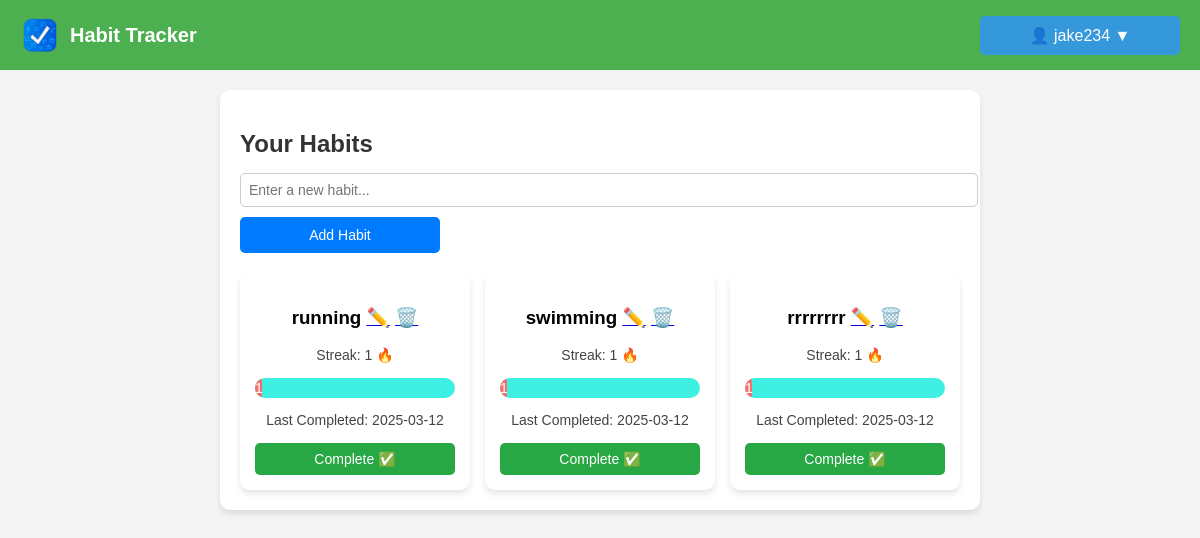
Screenshot of /manage-habits (signed in) with the database file from the repository.
### models.py (models this page shows, shortened)
class Activity(db.Model):
    id = db.Column(db.Integer, primary_key=True)
    name = db.Column(db.String(120), nullable=False)
    user_id = db.Column(db.Integer, db.ForeignKey('user.id'), nullable=False)
    streak = db.Column(db.Integer, default=0)
    last_completed = db.Column(db.DateTime, default=None)
    date_added = db.Column(db.Date, default=datetime.utcnow)

### routes.py (the view)
@main_bp.route('/manage-habits')
def manage_habits():
    if 'user_id' not in session:
        flash("Please log in to view your habits.", "danger")
        return redirect(url_for('main.login'))
    user_id = session['user_id']
    habits = Activity.query.filter_by(user_id=user_id).all()
    return render_template('manage_habits.html', activities=habits)

### templates/manage_habits.html (shortened to what this page needs)
<!DOCTYPE html>
<html lang="en">
<head>
    <link rel="stylesheet" href="{{ url_for('static', filename='styles.css') }}">
</head>
<body>
    <nav class="navbar">
        <div class="logo">
            <img src="{{ url_for('static', filename='logo.png') }}" alt="Habit Tracker Logo">
            <span class="app-name">Habit Tracker</span>
        </div>
        <div class="nav-buttons">
            {% if session['user_id'] %}
                <div class="dropdown">
                    <button class="dropbtn">👤 {{ session['username'] }} ▼</button>
                </div>
            {% else %}
                <a href="{{ url_for('main.register') }}" class="btn">Register</a>
                <a href="{{ url_for('main.login') }}" class="btn btn-outline">Login</a>
            {% endif %}
        </div>
    </nav>
    <div class="container">
        <h2>Your Habits</h2>
        <form method="POST" action="{{ url_for('main.add_habit') }}" class="habit-form">
            <input type="text" name="habit_name" placeholder="Enter a new habit..." required>
            <button type="submit">Add Habit</button>
        </form>
        <div class="habit-list">
            {% if activities %}
                {% for habit in activities %}
                    <div class="habit-card">
                        <h3>{{ habit.name }}
                            <a href="{{ url_for('main.edit_habit', habit_id=habit.id) if habit.id else '#' }}" title="Edit Habit">✏️</a>
                            <a href="{{ url_for('main.confirm_delete', habit_id=habit.id) }}" title="Delete Habit">🗑️</a>
                        </h3>
                        <p>Streak: {{ habit.streak }} 🔥</p>
                        <div class="progress-container">
                            <div class="progress-bar
                                {% if habit.streak <= 5 %} low
                                {% elif habit.streak <= 10 %} medium
                                {% else %} high
                                {% endif %}"
                                style="width: {{ (habit.streak / 30) * 100 }}%;">
                                {{ habit.streak }} days
                            </div>
                        </div>
                        <p>Last Completed: {{ habit.last_completed.strftime('%Y-%m-%d') if habit.last_completed else "Not yet" }}</p>
                        <form action="{{ url_for('main.complete_habit', habit_id=habit.id) }}" method="POST">
                            <button type="submit" class="complete-btn">Complete ✅</button>
                        </form>
                    </div>
                {% endfor %}
            {% else %}
                <p>No habits found. <a href="{{ url_for('main.manage_habits') }}">Add a new habit</a></p>
            {% endif %}
        </div>
</body>
</html>

### static/styles.css (style rules this page uses)
body { margin: 0; padding: 0; font-family: Arial, sans-serif; background-color: #f4f4f4; }
.navbar { display: flex; justify-content: space-between; align-items: center; background-color: #4CAF50; padding: 15px 20px; color: white; }
.logo { display: flex; align-items: center; }
.logo img { width: 40px; height: 40px; margin-right: 10px; }
.app-name { font-size: 20px; font-weight: bold; }
.dropbtn { background-color: #3498db; color: white; padding: 10px 16px; font-size: 16px; border: none; cursor: pointer; border-radius: 5px; }
.dropdown { position: relative; display: inline-block; }
.container { width: 60%; margin: 20px auto; padding: 20px; background: white; box-shadow: 0px 4px 6px rgba(0, 0, 0, 0.1); border-radius: 10px; }
.habit-form { display: flex; gap: 10px; margin-bottom: 20px; }
.habit-form input { flex: 1; padding: 10px; border: 1px solid #ccc; border-radius: 5px; }
.habit-form button { background: #007BFF; color: white; border: none; padding: 10px 15px; border-radius: 5px; cursor: pointer; }
.habit-list { display: flex; flex-wrap: wrap; gap: 15px; }
.habit-card { background: white; padding: 15px; border-radius: 10px; box-shadow: 0px 4px 6px rgba(0, 0, 0, 0.1); text-align: center; width: 200px; }
.complete-btn { background: #28a745; color: white; border: none; padding: 8px 12px; border-radius: 5px; cursor: pointer; }
h2 { color: #333; margin-bottom: 15px; }
form { display: flex; flex-direction: column; gap: 10px; }
input[type="text"] { padding: 8px; width: 100%; border: 1px solid #ccc; border-radius: 5px; font-size: 14px; }
button { padding: 8px 12px; width: 200px; border: none; border-radius: 5px; font-size: 14px; cursor: pointer; transition: 0.3s ease-in-out; }
p { font-size: 14px; color: #444; margin-bottom: 15px; }
.progress-container { width: 100%; background-color: #08ecd9c7; border-radius: 10px; overflow: hidden; margin: 10px 0; }
.progress-bar { height: 20px; text-align: center; line-height: 20px; font-size: 14px; color: white; border-radius: 10px; transition: width 0.5s ease-in-out; }
.low { background-color: #f76c6c; }

### rows the page displays
Activity: name "running", streak "1", last_completed "2025-03-12"
Activity: name "swimming", streak "1", last_completed "2025-03-12"
Activity: name "rrrrrrrr", streak "1", last_completed "2025-03-12"

### other values shown
{{ session['username'] }} "jake234"
